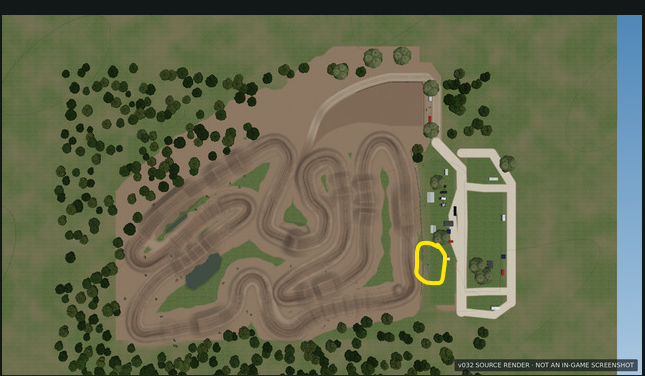
#> input picture V033_SOURCE/placement_reference.png, 645 x 376 px, given in place of 05_Corner_Approach.jpg, which was not available
$ python release_media_v035.py
#> lines starting #> are read from the running program, lines starting #| are printed output that depends on the picture; pictures that were not available may be replaced by others from this repository, and a replacement may not be noted
"""Compose truthful v033/v035 source comparisons and the downloadable render kit."""
from pathlib import Path
import io,json,zipfile
from PIL import Image,ImageDraw,ImageFont
from v033_common import atomic,sha
R=Path(__file__).resolve().parents[1];OUT=R.parent/'deliverables-v035';OLD=R.parent/'deliverables-v035-checks/v033_output';NEW=R.parent/'deliverables-v035-checks/v035_output'
def font(size,bold=False):return ImageFont.truetype('/usr/share/fonts/truetype/dejavu/DejaVuSans'+('-Bold' if bold else '')+'.ttf',size)
def save_image(im,name):
    b=io.BytesIO();im.save(b,format='JPEG',quality=95,subsampling=0,optimize=True);atomic(OUT/name,b.getvalue())
def pair(rows,name,title):
    top=150;bottom=112;rowheight=934;im=Image.new('RGB',(3264,top+len(rows)*rowheight+bottom),(21,28,30));d=ImageDraw.Draw(im)
#> after `im = Image.new('RGB', (3264, top + len(rows) * rowheight + bottom), (2`:
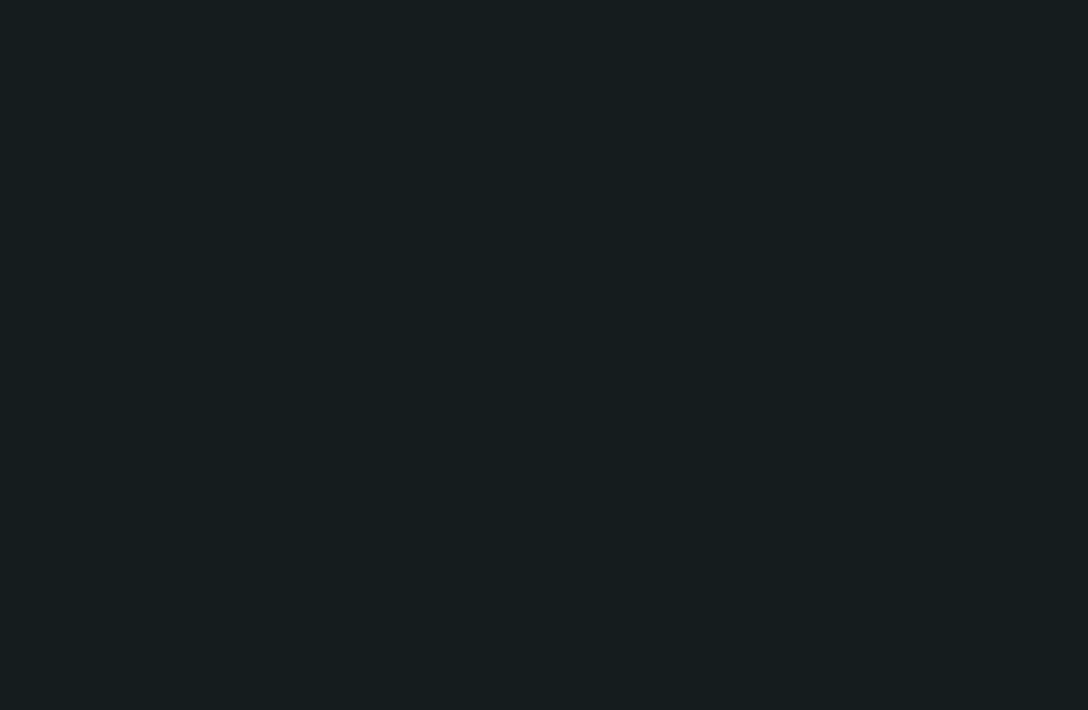
#> im: PIL image 3264x2130 RGB (shown at 1/3 size); mean R, G, B 21, 28, 30
    d.text((24,15),title,font=font(40,True),fill=(244,242,236));d.text((24,69),'Built from v033 · Original main lap, corner and jumps preserved in place',font=font(26),fill=(185,198,191));d.text((24,112),'v033 · TESTED BASELINE',font=font(24,True),fill=(211,191,163));d.text((1640,112),'v035 · UPDATED START',font=font(24,True),fill=(203,224,196))
    for i,(file,label) in enumerate(rows):
        y=top+i*rowheight;d.text((24,y),label,font=font(22),fill=(236,237,232));y+=34
        for col,folder in enumerate([OLD,NEW]):
            src=Image.open(folder/'images'/file);src.load();im.paste(src.resize((1600,900),Image.Resampling.LANCZOS),(24+col*1616,y))
#> in pair, src is the input picture: PIL image 645x376 RGBA; mean R, G, B, A 101.3, 104.3, 76.6, 255
#> after `im.paste(src.resize((1600, 900), Image.Resampling.LANCZOS), (24 + col `:
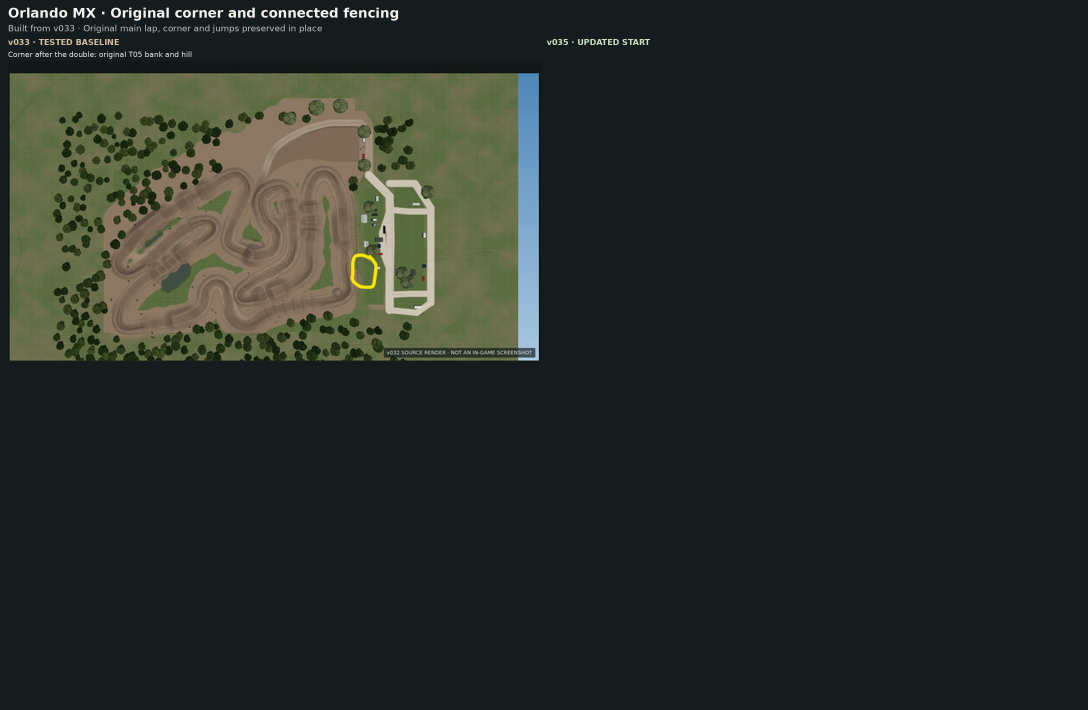
#> im: PIL image 3264x2130 RGB (shown at 1/3 size); mean R, G, B 38.4, 44.6, 40.4
    y=im.height-bottom;d.line((24,y+12,3240,y+12),fill=(63,79,75),width=2);d.text((24,y+28),'Gate run-up: 15.1 m → 45.6 m   |   Straight apron: 38 m wide   |   Main corner movement: 0 m',font=font(26,True),fill=(231,235,223));d.text((24,y+71),'Actual source renders, not game screenshots. v035 in-game riding and full-pack gate-drop testing remain pending.',font=font(22),fill=(172,188,181));save_image(im,name)
def main():
    OUT.mkdir(exist_ok=True)
    pair([('05_Corner_Approach.jpg','Corner after the double: original T05 bank and hill'),('07_Entry_Fence.jpg','Practice entry: fence follows the clay edge and connects to its metal continuation')],'OrlandoMX_v035_Corner_and_Fence_Compare.jpg','Orlando MX · Original corner and connected fencing')
    pair([('03_Overhead.jpg','Overhead start-lane layout'),('02_Holeshot.jpg','Longer broad holeshot approach')],'OrlandoMX_v035_Start_Compare.jpg','Orlando MX · Wider start from the v033 baseline')
    manifest=dict(version='v035',baseline='v033',source_renders_not_game_captures=True,source_inputs={},render_files=[])
    for version,folder,source in [('v033',OLD,R/'V033_OUTPUT'),('v035',NEW,R/'V035_OUTPUT')]:
        proof=json.loads((folder/'manifest.json').read_text());manifest['source_inputs'][version]={fn:sha(source/fn) for fn in ['terrain.raw','scenery.fbx','main.tcl','start.tcl','compiled_track.hmf']};manifest['source_inputs'][version]['masks']={p.relative_to(source).as_posix():sha(p) for place in ['masks','materials'] for p in sorted((source/place).glob('*.tga')) if place=='masks' or p.name.startswith('mask_')};manifest['source_inputs'][version]['camera_manifest']=proof
        for p in sorted((folder/'images').glob('*.jpg')):
            if '_draft' in p.name:continue
            with Image.open(p) as im:im.load();size=list(im.size)
            manifest['render_files'].append(dict(version=version,name=p.name,size=size,sha256=sha(p)))
    atomic(OUT/'OrlandoMX_v035_Render_Manifest.json',(json.dumps(manifest,indent=2)+'\n').encode())
    buf=io.BytesIO()
    with zipfile.ZipFile(buf,'w',zipfile.ZIP_DEFLATED,compresslevel=6) as z:
        for version,folder in [('v033_before',OLD),('v035_after',NEW)]:
            for p in sorted((folder/'images').glob('*.jpg')):
                if '_draft' not in p.name:z.writestr(version+'/'+p.name,p.read_bytes())
            for name in ['04_Gate_View.png','05_Corner_Approach.png','07_Entry_Fence.png']:z.writestr(version+'/'+name,(folder/'images'/name).read_bytes())
        for name in ['OrlandoMX_v035_Corner_and_Fence_Compare.jpg','OrlandoMX_v035_Start_Compare.jpg','OrlandoMX_v035_Render_Manifest.json']:z.writestr(name,(OUT/name).read_bytes())
        z.writestr('Independent_Source_Checks.json',(R/'V035_OUTPUT/holeshot_independent_validation.json').read_bytes());z.writestr('README.txt','Orlando MX v035, built directly from tested v033. Matched source renders use each version\'s actual native heightfield, FBX and v033 art/materials. These are external renders, not in-game MX Bikes screenshots. Includes seven views per version: overview, holeshot, overhead, gates, original corner, corner exit/ant hill and connected entry fencing. v035 in-game load/riding, full-pack starts, first-lap timing, resets and FPS remain to be tested.\n')
    atomic(OUT/'OrlandoMX_v035_Render_Kit.zip',buf.getvalue())
    with zipfile.ZipFile(OUT/'OrlandoMX_v035_Render_Kit.zip') as z:assert z.testzip() is None
    print(json.dumps([dict(name=p.name,bytes=p.stat().st_size) for p in OUT.iterdir()]),flush=True)
#> (the run stopped early here; a loop or call above may not have finished)

$ run again, on V025_SOURCE/soil_original.jpg
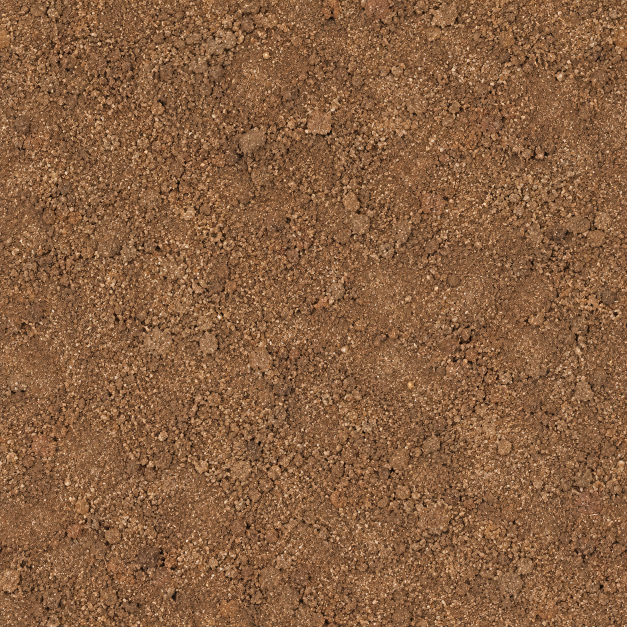
#> input picture V025_SOURCE/soil_original.jpg, 1254 x 1254 px, given in place of 05_Corner_Approach.jpg, which was not available (shown at 1/2 size)
#> in pair, src is the input picture: PIL image 1254x1254 RGB; mean R, G, B 136.5, 96.4, 65
#> in pair, `im.paste(src.resize((1600, 900), Image.Resampling.LANCZOS), (24 + col `:
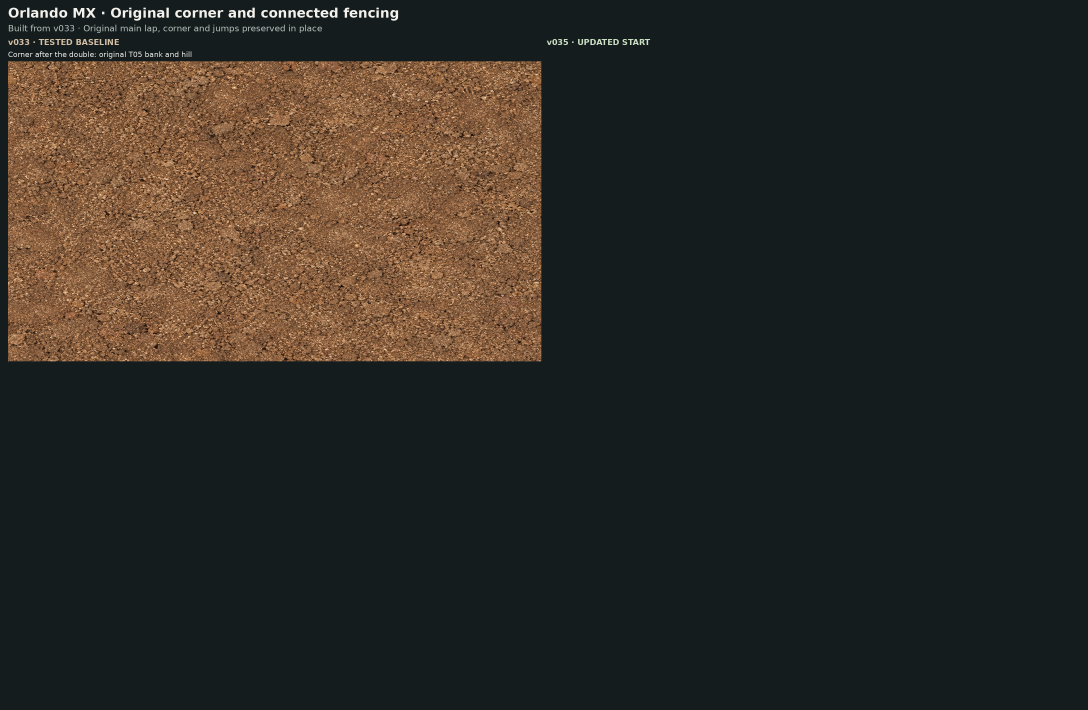
#> im: PIL image 3264x2130 RGB (shown at 1/3 size); mean R, G, B 45.7, 42.9, 38
